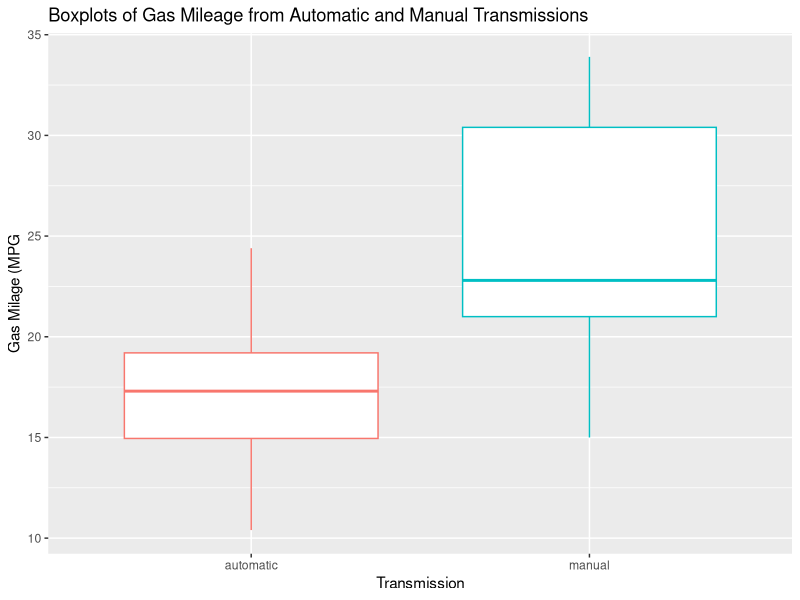

R code for this plot:
## ---- chunk 1
knitr::opts_chunk$set(echo = TRUE)
rm(list=ls())
# Load dependencies/data
library(plyr, warn.conflicts = FALSE)
library(dplyr, warn.conflicts = FALSE)
library(ggplot2)
library(datasets)
data(mtcars)
## ---- chunk 2
# Convert am, vs, and cyl columns into factors
mtcars <-
  mtcars %>%
  mutate(vs = as.factor(vs)) %>%
  mutate(am = as.factor(am)) %>%
  mutate(cyl= as.factor(cyl))

# Add menaingful labels to factor levels
levels(mtcars$vs) <- c("vshaped", "straight")
levels(mtcars$am) <- c("automatic", "manual")
## ---- chunk 3
str(mtcars)
## ---- chunk 4

# Make boxplot
mpgBP <- ggplot(mtcars, aes(x=as.character(am), y=mpg, color=am))
mpgBP + geom_boxplot(aes(group=am)) +
  ggtitle("Boxplots of Gas Mileage from Automatic and Manual Transmissions") +
  xlab("Transmission") + ylab("Gas Milage (MPG") +
  theme(legend.position="none")
## ---- chunk 5
fit1 <- lm(mpg~am, mtcars)
summary(fit1)
## ---- chunk 6
fit2 <- lm(mpg~., mtcars)
summary(fit2)
